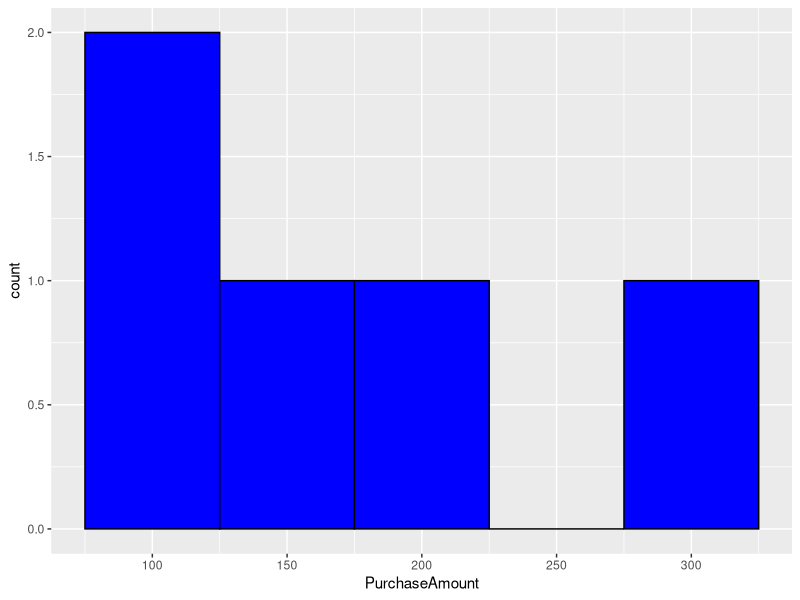

Reproduce this figure in R.
library(dplyr)
library(ggplot2)

purchase_data <- data.frame(
  CustomerID = c(101, 102, 103, 104, 105),
  PurchaseAmount = c(150, 200, 120, 300, 80)
)

mean_purchase <- mean(purchase_data$PurchaseAmount)
median_purchase <- median(purchase_data$PurchaseAmount)
sd_purchase <- sd(purchase_data$PurchaseAmount)
q1_purchase <- quantile(purchase_data$PurchaseAmount, probs = 0.25)
q3_purchase <- quantile(purchase_data$PurchaseAmount, probs = 0.75)


cat("Mean Purchase Amount:", mean_purchase, "\n")	
cat("Median Purchase Amount:", median_purchase, "\n")	
cat("Standard Deviation of Purchase Amounts:", sd_purchase, "\n")	
cat("1st Quartile of Purchase Amounts:", q1_purchase, "\n")	
cat("3rd Quartile of Purchase Amounts:", q3_purchase, "\n")

hist <- ggplot(purchase_data, aes(x = PurchaseAmount)) + 
  geom_histogram(binwidth = 50, fill = 'blue', color = "black")
print(hist)
